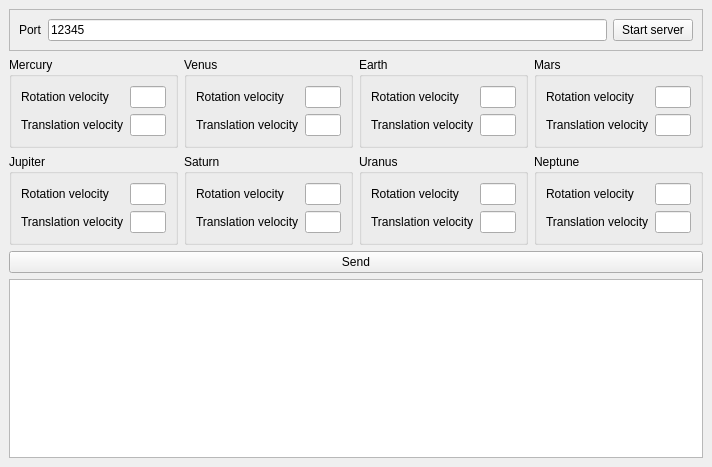
<?xml version="1.0" encoding="UTF-8"?>
<ui version="4.0">
 <class>MainWindow</class>
 <widget class="QMainWindow" name="MainWindow">
  <property name="geometry">
   <rect>
    <x>0</x>
    <y>0</y>
    <width>712</width>
    <height>467</height>
   </rect>
  </property>
  <property name="windowTitle">
   <string>MainWindow</string>
  </property>
  <widget class="QWidget" name="centralwidget">
   <layout class="QGridLayout" name="gridLayout_10">
    <item row="3" column="0" colspan="4">
     <widget class="QPushButton" name="send_pushButton">
      <property name="text">
       <string>Send</string>
      </property>
     </widget>
    </item>
    <item row="1" column="1">
     <widget class="QGroupBox" name="groupBox_2">
      <property name="title">
       <string>Venus</string>
      </property>
      <layout class="QGridLayout" name="gridLayout_2">
       <item row="0" column="0">
        <widget class="QLabel" name="label_4">
         <property name="text">
          <string>Rotation velocity</string>
         </property>
        </widget>
       </item>
       <item row="0" column="1">
        <widget class="QLineEdit" name="venus_rot_vel_lineEdit"/>
       </item>
       <item row="1" column="0">
        <widget class="QLabel" name="label_5">
         <property name="text">
          <string>Translation velocity</string>
         </property>
        </widget>
       </item>
       <item row="1" column="1">
        <widget class="QLineEdit" name="venus_trans_vel_lineEdit"/>
       </item>
      </layout>
     </widget>
    </item>
    <item row="2" column="2">
     <widget class="QGroupBox" name="groupBox_7">
      <property name="title">
       <string>Uranus</string>
      </property>
      <layout class="QGridLayout" name="gridLayout_7">
       <item row="0" column="0">
        <widget class="QLabel" name="label_17">
         <property name="text">
          <string>Rotation velocity</string>
         </property>
        </widget>
       </item>
       <item row="0" column="1">
        <widget class="QLineEdit" name="uranus_rot_vel_lineEdit"/>
       </item>
       <item row="1" column="0">
        <widget class="QLabel" name="label_16">
         <property name="text">
          <string>Translation velocity</string>
         </property>
        </widget>
       </item>
       <item row="1" column="1">
        <widget class="QLineEdit" name="uranus_trans_vel_lineEdit"/>
       </item>
      </layout>
     </widget>
    </item>
    <item row="2" column="1">
     <widget class="QGroupBox" name="groupBox_6">
      <property name="title">
       <string>Saturn</string>
      </property>
      <layout class="QGridLayout" name="gridLayout_6">
       <item row="0" column="0">
        <widget class="QLabel" name="label_15">
         <property name="text">
          <string>Rotation velocity</string>
         </property>
        </widget>
       </item>
       <item row="0" column="1">
        <widget class="QLineEdit" name="saturn_rot_vel_lineEdit"/>
       </item>
       <item row="1" column="0">
        <widget class="QLabel" name="label_14">
         <property name="text">
          <string>Translation velocity</string>
         </property>
        </widget>
       </item>
       <item row="1" column="1">
        <widget class="QLineEdit" name="saturn_trans_vel_lineEdit"/>
       </item>
      </layout>
     </widget>
    </item>
    <item row="1" column="0">
     <widget class="QGroupBox" name="groupBox">
      <property name="title">
       <string>Mercury</string>
      </property>
      <layout class="QGridLayout" name="gridLayout">
       <item row="0" column="0">
        <widget class="QLabel" name="label_2">
         <property name="text">
          <string>Rotation velocity</string>
         </property>
        </widget>
       </item>
       <item row="0" column="1">
        <widget class="QLineEdit" name="mercury_rot_vel_lineEdit"/>
       </item>
       <item row="1" column="0">
        <widget class="QLabel" name="label_3">
         <property name="text">
          <string>Translation velocity</string>
         </property>
        </widget>
       </item>
       <item row="1" column="1">
        <widget class="QLineEdit" name="mercury_trans_vel_lineEdit"/>
       </item>
      </layout>
     </widget>
    </item>
    <item row="4" column="0" colspan="4">
     <widget class="QPlainTextEdit" name="plainTextEdit"/>
    </item>
    <item row="2" column="3">
     <widget class="QGroupBox" name="groupBox_8">
      <property name="title">
       <string>Neptune</string>
      </property>
      <layout class="QGridLayout" name="gridLayout_8">
       <item row="0" column="0">
        <widget class="QLabel" name="label_19">
         <property name="text">
          <string>Rotation velocity</string>
         </property>
        </widget>
       </item>
       <item row="0" column="1">
        <widget class="QLineEdit" name="neptune_rot_vel_lineEdit"/>
       </item>
       <item row="1" column="0">
        <widget class="QLabel" name="label_18">
         <property name="text">
          <string>Translation velocity</string>
         </property>
        </widget>
       </item>
       <item row="1" column="1">
        <widget class="QLineEdit" name="neptune_trans_vel_lineEdit"/>
       </item>
      </layout>
     </widget>
    </item>
    <item row="2" column="0">
     <widget class="QGroupBox" name="groupBox_5">
      <property name="title">
       <string>Jupiter</string>
      </property>
      <layout class="QGridLayout" name="gridLayout_5">
       <item row="0" column="0">
        <widget class="QLabel" name="label_13">
         <property name="text">
          <string>Rotation velocity</string>
         </property>
        </widget>
       </item>
       <item row="0" column="1">
        <widget class="QLineEdit" name="jupiter_rot_vel_lineEdit"/>
       </item>
       <item row="1" column="0">
        <widget class="QLabel" name="label_12">
         <property name="text">
          <string>Translation velocity</string>
         </property>
        </widget>
       </item>
       <item row="1" column="1">
        <widget class="QLineEdit" name="jupiter_trans_vel_lineEdit"/>
       </item>
      </layout>
     </widget>
    </item>
    <item row="0" column="0" colspan="4">
     <widget class="QFrame" name="frame">
      <property name="frameShape">
       <enum>QFrame::StyledPanel</enum>
      </property>
      <property name="frameShadow">
       <enum>QFrame::Raised</enum>
      </property>
      <layout class="QGridLayout" name="gridLayout_9">
       <item row="0" column="0">
        <widget class="QLabel" name="label">
         <property name="text">
          <string>Port</string>
         </property>
        </widget>
       </item>
       <item row="0" column="1">
        <widget class="QLineEdit" name="port_lineEdit">
         <property name="text">
          <string>12345</string>
         </property>
        </widget>
       </item>
       <item row="0" column="2">
        <widget class="QPushButton" name="start_pushButton">
         <property name="text">
          <string>Start server</string>
         </property>
        </widget>
       </item>
      </layout>
     </widget>
    </item>
    <item row="1" column="3">
     <widget class="QGroupBox" name="groupBox_4">
      <property name="title">
       <string>Mars</string>
      </property>
      <layout class="QGridLayout" name="gridLayout_4">
       <item row="0" column="0">
        <widget class="QLabel" name="label_9">
         <property name="text">
          <string>Rotation velocity</string>
         </property>
        </widget>
       </item>
       <item row="0" column="1">
        <widget class="QLineEdit" name="mars_rot_vel_lineEdit"/>
       </item>
       <item row="1" column="0">
        <widget class="QLabel" name="label_8">
         <property name="text">
          <string>Translation velocity</string>
         </property>
        </widget>
       </item>
       <item row="1" column="1">
        <widget class="QLineEdit" name="mars_trans_vel_lineEdit"/>
       </item>
      </layout>
     </widget>
    </item>
    <item row="1" column="2">
     <widget class="QGroupBox" name="groupBox_3">
      <property name="title">
       <string>Earth</string>
      </property>
      <layout class="QGridLayout" name="gridLayout_3">
       <item row="0" column="0">
        <widget class="QLabel" name="label_6">
         <property name="text">
          <string>Rotation velocity</string>
         </property>
        </widget>
       </item>
       <item row="0" column="1">
        <widget class="QLineEdit" name="earth_rot_vel_lineEdit"/>
       </item>
       <item row="1" column="0">
        <widget class="QLabel" name="label_7">
         <property name="text">
          <string>Translation velocity</string>
         </property>
        </widget>
       </item>
       <item row="1" column="1">
        <widget class="QLineEdit" name="earth_trans_vel_lineEdit"/>
       </item>
      </layout>
     </widget>
    </item>
   </layout>
  </widget>
 </widget>
 <resources/>
 <connections/>
</ui>
